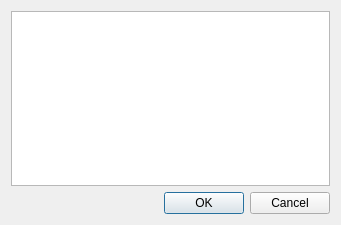
<?xml version="1.0" encoding="UTF-8"?>
<ui version="4.0">
 <class>TaskDialog</class>
 <widget class="QDialog" name="TaskDialog">
  <property name="geometry">
   <rect>
    <x>0</x>
    <y>0</y>
    <width>341</width>
    <height>225</height>
   </rect>
  </property>
  <property name="windowTitle">
   <string>Task</string>
  </property>
  <layout class="QVBoxLayout" name="verticalLayout">
   <item>
    <widget class="QTableWidget" name="taskTable">
     <property name="editTriggers">
      <set>QAbstractItemView::DoubleClicked</set>
     </property>
     <property name="showDropIndicator" stdset="0">
      <bool>false</bool>
     </property>
     <property name="dragDropOverwriteMode">
      <bool>false</bool>
     </property>
     <property name="selectionMode">
      <enum>QAbstractItemView::SingleSelection</enum>
     </property>
     <attribute name="horizontalHeaderStretchLastSection">
      <bool>true</bool>
     </attribute>
     <attribute name="verticalHeaderVisible">
      <bool>false</bool>
     </attribute>
    </widget>
   </item>
   <item>
    <layout class="QHBoxLayout" name="horizontalLayout">
     <item>
      <spacer name="horizontalSpacer">
       <property name="orientation">
        <enum>Qt::Horizontal</enum>
       </property>
       <property name="sizeHint" stdset="0">
        <size>
         <width>40</width>
         <height>20</height>
        </size>
       </property>
      </spacer>
     </item>
     <item>
      <widget class="QDialogButtonBox" name="buttonBox">
       <property name="orientation">
        <enum>Qt::Horizontal</enum>
       </property>
       <property name="standardButtons">
        <set>QDialogButtonBox::Cancel|QDialogButtonBox::Ok</set>
       </property>
      </widget>
     </item>
    </layout>
   </item>
  </layout>
 </widget>
 <resources/>
 <connections>
  <connection>
   <sender>buttonBox</sender>
   <signal>accepted()</signal>
   <receiver>TaskDialog</receiver>
   <slot>accept()</slot>
   <hints>
    <hint type="sourcelabel">
     <x>248</x>
     <y>254</y>
    </hint>
    <hint type="destinationlabel">
     <x>157</x>
     <y>274</y>
    </hint>
   </hints>
  </connection>
  <connection>
   <sender>buttonBox</sender>
   <signal>rejected()</signal>
   <receiver>TaskDialog</receiver>
   <slot>reject()</slot>
   <hints>
    <hint type="sourcelabel">
     <x>316</x>
     <y>260</y>
    </hint>
    <hint type="destinationlabel">
     <x>286</x>
     <y>274</y>
    </hint>
   </hints>
  </connection>
 </connections>
</ui>
